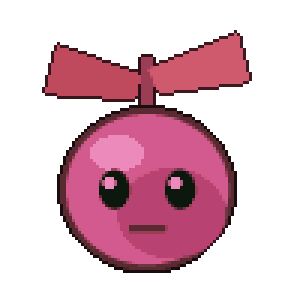
#> input picture games/raimond/assets/enemies/bloomling_big.png, 98 x 98 px, given in place of caroline_down.png, which was not available (shown 3 times larger)
$ python make_art.py
#> lines starting #> are read from the running program, lines starting #| are printed output that depends on the picture; after the words box and inside, x2 and y2 are one past the last pixel; in counts of white or black regions, pixels touching at a corner belong together
### games/raimond/tools/make_assets.py
"""
Generates/cleans the pixel-art assets for Synchronicity v3.
  python3 tools/make_assets.py
 - hero sheets: cleaned (binary alpha, small palette, selective outline) + rebuilt 4-frame walk cycle
 - NPC sheets:  npc_<id>_<dir>.png   (4 frames each: idle, step, passing, step)
 - NPC portraits: npc_<id>_<emotion>.png (101x105, same format as the hero portraits)
"""
import os, math, random
from PIL import Image, ImageDraw, ImageFilter
import numpy as np

LEG = 3
ROOT = os.path.dirname(os.path.dirname(os.path.abspath(__file__)))
SPR = os.path.join(ROOT, 'assets', 'sprites'); ORIG = os.path.join(ROOT, 'assets', 'sprites_original'); POR = os.path.join(ROOT, 'assets', 'portraits')

def hexc(h):
    if len(h) == 4: h = '#' + ''.join(ch * 2 for ch in h[1:])
    return tuple(int(h[i:i+2], 16) for i in (1, 3, 5)) + (255,)
def shade(c, f): return tuple(max(0, min(255, int(v * f))) for v in c[:3]) + (255,)

# ---------------------------------------------------------------- walk cycle + outline
def outline(im, strength=.38):
    """selective outline: 1px border whose colour is a darkened copy of the neighbouring pixel"""
    w, h = im.size; src = im.load(); out = Image.new('RGBA', (w + 2, h + 2), (0, 0, 0, 0)); o = out.load()
    for y in range(h):
        for x in range(w):
            if src[x, y][3]: o[x + 1, y + 1] = src[x, y]
    snap = out.copy().load()   # read from the untouched silhouette so the border is exactly 1px
    for y in range(h + 2):
        for x in range(w + 2):
            if snap[x, y][3] == 0:
                best = None
                for dx, dy in ((1, 0), (-1, 0), (0, 1), (0, -1)):
                    xx, yy = x + dx, y + dy
                    if 0 <= xx < w + 2 and 0 <= yy < h + 2 and snap[xx, yy][3] == 255:
                        c = snap[xx, yy]; best = c if best is None or sum(c[:3]) < sum(best[:3]) else best
                if best: o[x, y] = (int(best[0] * strength), int(best[1] * strength), int(best[2] * strength), 255)
    return out

def shift(im, dx, dy):
    out = Image.new('RGBA', im.size, (0, 0, 0, 0)); out.paste(im, (dx, dy)); return out

def walk_sheet(idle, direction):
    """idle -> 4-frame strip [idle, step A, passing, step B]; keeps the feet baseline fixed."""
    w, h = idle.size; a = np.array(idle); ys = np.where(a[:, :, 3] > 0)[0]; bottom = ys.max(); lb = bottom - LEG   # leg band rows
    def split(im):
        body = im.crop((0, 0, w, lb)); legs = im.crop((0, lb, w, h)); return body, legs
    def compose(body_dy, legs_fn):
        body, legs = split(idle); out = Image.new('RGBA', (w, h), (0, 0, 0, 0))
        out.alpha_composite(legs_fn(legs), (0, lb))
        if body_dy < 0: out.alpha_composite(idle.crop((0, lb - 1, w, lb)), (0, lb - 1))   # keep body joined to legs
        out.alpha_composite(body, (0, body_dy)); return out
    def leg_side(left_up, right_up):
        def f(legs):
            lw, lh = legs.size; L = legs.crop((0, 0, lw // 2, lh)); Rr = legs.crop((lw // 2, 0, lw, lh)); o = Image.new('RGBA', legs.size, (0, 0, 0, 0))
            o.alpha_composite(L, (0, -1 if left_up else 0)); o.alpha_composite(Rr, (lw // 2, -1 if right_up else 0)); return o
        return f
    def leg_shift(dx):
        return lambda legs: shift(legs, dx, 0)
    if direction in ('down', 'up'):
        fr = [idle.copy(), compose(0, leg_side(True, False)), compose(-1, lambda l: l), compose(0, leg_side(False, True))]
        # body for stepping frames drops by nothing; passing frame bobs up 1px (body shifted -1 while legs stay planted)
    else:
        sgn = -1 if direction == 'left' else 1
        fr = [idle.copy(), compose(0, leg_shift(sgn)), compose(-1, lambda l: l), compose(0, leg_shift(-sgn))]
    sheet = Image.new('RGBA', (w * 4, h), (0, 0, 0, 0))
    for i, f in enumerate(fr): sheet.paste(f, (i * w, 0))
    return sheet

# ---------------------------------------------------------------- hero sheets: clean + resize + outline + walk cycle
# [28 lines left out: function clean_hero, not called in this run]

# ---------------------------------------------------------------- NPC sprites
NPC = {
 'mo':     dict(skin='#e8c09a', hair='#c9c9d2', style='bald', top='#8a5a38', trim='#e0b84a', pants='#4a3a2e', shoe='#2a2220', acc=['tophat', 'mustache', 'gold'], bg='#b9a98c'),
 'bella':  dict(skin='#f2c8a8', hair='#a8523a', style='bun', top='#c8a6d8', trim='#fff', pants='#7a6a92', shoe='#5a4a52', acc=['apron'], bg='#e2c8d8'),
 'pip':    dict(skin='#e6b88e', hair='#3a2a1a', style='none', top='#4f86c8', trim='#fff', pants='#7a5a3a', shoe='#e8e0d0', acc=['cap', 'pack'], kid=True, bg='#a8c4dc'),
 'finn':   dict(skin='#d8a880', hair='#a8a8a8', style='none', top='#4a7a68', trim='#8ab8a0', pants='#5a4a3a', shoe='#3a2e24', acc=['strawhat', 'beard'], bg='#b8c4a0'),
 'morrow': dict(skin='#9a8aa8', hair='#222', style='none', top='#4a5068', trim='#7a82a0', pants='#2a2a3a', shoe='#1a1a24', acc=['cloak'], bg='#6a6482'),
 'vesper': dict(skin='#e8e2f2', hair='#c4b4ec', style='long', top='#d8d0f4', trim='#fff', pants='#d8d0f4', shoe='#d8d0f4', acc=['dress'], bg='#8a82b0'),
 'rattles':dict(skin='#ece8d4', hair='#222', style='none', top='#7a8098', trim='#a8aec4', pants='#5a6078', shoe='#3a4058', acc=['helm', 'skull'], bg='#8a90a4'),
 'lou':    dict(skin='#c8946a', hair='#2a1a12', style='spiky', top='#e0564a', trim='#fff', pants='#e0564a', shoe='#f0f0f0', acc=['visor', 'whistle'], bg='#d8b08a'),
 'coco':   dict(skin='#f4d2b4', hair='#f08fb8', style='bun', top='#8ad4f4', trim='#fff', pants='#fff', shoe='#f4b8d0', acc=['apron'], bg='#f0c8d8'),
 'dex':    dict(skin='#e0a878', hair='#f2d46a', style='messy', top='#2ab8a8', trim='#fff', pants='#f08a3a', shoe='#e8d8a8', acc=['shades'], bg='#a0d8d0'),
 'ren':    dict(skin='#f0c8a0', hair='#2a2a30', style='none', top='#f4f0e8', trim='#d03a4a', pants='#2a3a5a', shoe='#3a2a22', acc=['apron', 'cap'], bg='#e8c8a0'),
 'kix':    dict(skin='#d8a070', hair='#ff4a8a', style='messy', top='#2a2a44', trim='#3ee0ff', pants='#1a1a28', shoe='#f4f4f4', acc=['pack'], bg='#6a5a9a'),
 'doc':    dict(skin='#e8d0b8', hair='#8a8a98', style='slick', top='#d8e4ec', trim='#5ab0a0', pants='#4a5a6a', shoe='#2a2a30', acc=['mask', 'shades'], bg='#8ab8b0'),
 'tick':   dict(skin='#d8b890', hair='#9a9aa0', style='bald', top='#4a3a2a', trim='#e8c030', pants='#2a2018', shoe='#1a1410', acc=['tophat', 'beard'], bg='#a89878'),
 'wire':   dict(skin='#e8c8b0', hair='#3ee0ff', style='spiky', top='#3a1a4a', trim='#ff3ca0', pants='#14102a', shoe='#14102a', acc=['visor', 'shades'], bg='#5a3a7a'),
 'mei':    dict(skin='#f2d0b0', hair='#c03a5a', style='bun', top='#e8a030', trim='#fff', pants='#7a2a3a', shoe='#3a2218', acc=['apron'], bg='#e8b8a0'),
 'nova':   dict(skin='#f2d2b6', hair='#34466a', style='bun', top='#f4f6fa', trim='#d03a4a', pants='#c8d0e0', shoe='#e8ecf4', acc=['nursecap', 'mask', 'apron'], bg='#a8c4d8'),
 'gus':    dict(skin='#e0b48c', hair='#6a4a2a', style='messy', top='#2a6a4a', trim='#e8c030', pants='#3a2a22', shoe='#1a1410', acc=['visor', 'beard'], bg='#7a8a5a'),
 'pearl':  dict(skin='#f4d8c0', hair='#ff8fb8', style='bun', top='#8a1a4a', trim='#e8c060', pants='#5a0a2a', shoe='#2a0a14', acc=['bowtie'], bg='#c87aa0'),
 'mina':   dict(skin='#f2d0b0', hair='#3a2a5a', style='long', top='#ffb0d0', trim='#fff', pants='#6a5aa0', shoe='#f4f4f4', acc=['pack'], kid=True, bg='#b8a0d8'),
 'vic':    dict(skin='#c89070', hair='#e8e8f0', style='slick', top='#1a1440', trim='#2ee6e6', pants='#0a0a20', shoe='#0a0a14', acc=['bowtie', 'mustache'], bg='#3a4a8a'),
 'hana':   dict(skin='#f0c8a8', hair='#2ee6e6', style='messy', top='#ff5a8a', trim='#fff', pants='#24124a', shoe='#e8e8f0', acc=['cap', 'pack'], bg='#5a3a8a'),
 'sal':    dict(skin='#d8a888', hair='#2a2a2a', style='none', top='#5a5a6a', trim='#e8c030', pants='#2a2a3a', shoe='#1a1a20', acc=['cap', 'beard'], bg='#6a6a80'),
 'dot':    dict(skin='#f2d2b6', hair='#a83a6a', style='bun', top='#3a2a5a', trim='#ff5a8a', pants='#1a1430', shoe='#ff5a8a', acc=['shades'], bg='#7a4a7a'),
 'rex':    dict(skin='#e8c0a0', hair='#c8a040', style='spiky', top='#7a1a2a', trim='#e8c060', pants='#2a0a14', shoe='#14080a', acc=['gold', 'shades'], bg='#8a3a4a'),
 'fay':    dict(skin='#f0d0c0', hair='#e8e8f0', style='long', top='#4a2a7a', trim='#e8c060', pants='#4a2a7a', shoe='#e8c060', acc=['dress', 'gold'], bg='#6a5a9a'),
 'chips':  dict(skin='#e8cca8', hair='#14141a', style='slick', top='#1c1c26', trim='#ff3ca0', pants='#14141a', shoe='#0e0e14', acc=['bowtie', 'shades', 'gold'], bg='#6a4a68'),
 'dolly':  dict(skin='#f0d0b8', hair='#b07ad8', style='bun', top='#c84a7a', trim='#ffd23c', pants='#5a2a4a', shoe='#2a1420', acc=['gold'], bg='#a86a8a'),
 'penny':  dict(skin='#d8a888', hair='#5a5a62', style='bald', top='#3a4a6a', trim='#e8c060', pants='#2a2a3a', shoe='#14141a', acc=['visor', 'mustache'], bg='#5a6a8a'),
 'mags':   dict(skin='#e8c0a0', hair='#e85a3a', style='long', top='#1a6a5a', trim='#ffd23c', pants='#123a34', shoe='#0e1a18', acc=['shades', 'gold'], bg='#3a7a6a'),
 'oz':     dict(skin='#c8946a', hair='#1a1a20', style='slick', top='#6a3a1a', trim='#e8c060', pants='#2a1a10', shoe='#0e0a06', acc=['beard', 'gold'], bg='#7a5a3a'),
 'tobi':   dict(skin='#f2d2b6', hair='#3ee0ff', style='spiky', top='#2a2a44', trim='#ff3ca0', pants='#14102a', shoe='#f4f4f4', acc=['pack'], bg='#4a4a7a'),
 'june':   dict(skin='#f4d8c0', hair='#f2d46a', style='long', top='#e8e4f0', trim='#c84a7a', pants='#8a7aa8', shoe='#e8e4f0', acc=['dress'], bg='#c8b8d8'),
 'ace':    dict(skin='#e0b48c', hair='#2a1a12', style='messy', top='#7a1a2a', trim='#f4f4f4', pants='#1a0a10', shoe='#0e0608', acc=['shades'], bg='#8a3a4a'),
 'velma':  dict(skin='#f0c8a8', hair='#14141a', style='bun', top='#14141a', trim='#ff3ca0', pants='#14141a', shoe='#ff3ca0', acc=['dress', 'gold'], bg='#5a3a5a'),
 'sid':    dict(skin='#e8c8a8', hair='#9a9aa0', style='none', top='#4a6a3a', trim='#e8c060', pants='#2a3a22', shoe='#1a1410', acc=['cap', 'beard'], bg='#6a7a5a'),
 'bo':     dict(skin='#d8a070', hair='#14141a', style='slick', top='#f4f0e8', trim='#c81830', pants='#14141a', shoe='#0e0e14', acc=['bowtie', 'mustache'], bg='#3a2a3a'),
 'lulu':   dict(skin='#f4d8c0', hair='#14141a', style='slick', top='#f4f0e8', trim='#c81830', pants='#14141a', shoe='#0e0e14', acc=['bowtie'], bg='#3a2a3a'),
}
DIRS = ['down', 'left', 'right', 'up']

class Cv:
    def __init__(s, w=22, h=30): s.im = Image.new('RGBA', (w, h), (0, 0, 0, 0)); s.px = s.im.load(); s.w = w; s.h = h
    def p(s, x, y, c):
        if 0 <= x < s.w and 0 <= y < s.h: s.px[int(x), int(y)] = c
    def r(s, x, y, w, h, c):
        for j in range(h):
            for i in range(w): s.p(x + i, y + j, c)
    # [198 lines left out: functions e, npc_idle, npc_sheet, portrait, not called in this run]

# [12 lines that do not run on import are left out]

### games/raimond/tools/make_art.py
"""v4 art: full-res hero sheets, larger NPC sheets, enemy sprites, item sprites + portraits. Run: python3 tools/make_art.py"""
import os, math, numpy as np
from PIL import Image, ImageDraw
import make_assets as M
from make_assets import hexc, shade, outline, walk_sheet
ROOT = M.ROOT; SPR = M.SPR; POR = M.POR
ASSETS = os.path.join(ROOT, 'assets'); os.makedirs(os.path.join(ASSETS, 'enemies'), exist_ok=True); os.makedirs(os.path.join(ASSETS, 'items'), exist_ok=True)

# [9 lines left out: function finish, not called in this run]

# ---------------------------------------------------------------- heroes at full resolution
def blob(path):
    """largest connected blob of frame 0, cropped, as RGBA"""
    from scipy import ndimage as ndi
    f0 = Image.open(path).convert('RGBA').crop((0, 0, 32, 40)); a = np.array(f0); mask = a[:, :, 3] > 100
    lab, n = ndi.label(mask, structure=np.ones((3, 3)))
    if n > 1: sizes = ndi.sum(mask, lab, range(1, n + 1)); mask = lab == (1 + int(np.argmax(sizes)))
    a[:, :, 3] = np.where(mask, 255, 0); ys, xs = np.where(mask); return Image.fromarray(a).crop((xs.min(), ys.min(), xs.max() + 1, ys.max() + 1))
def clean_hero_full(name, direction):
    f0 = blob(os.path.join(M.ORIG, f'{name}_{direction}.png')); target = blob(os.path.join(M.ORIG, f'{name}_left.png')).height   # everyone matches the *_left size
#> in blob, `mask = a[:, :, 3] > 100`:
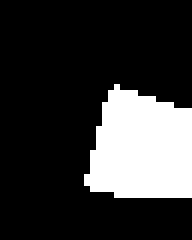
#> mask: shape (40, 32) bool (shown 6 times larger); 21% white; 1 white region, box (x1, y1, x2, y2) and area: (14, 14, 32, 33) 269
#> in blob, `lab, n = ndi.label(mask, structure=np.ones((3, 3)))`: n = 1
#> in blob, `ys, xs = np.where(mask)`: ys = 269 values from 14 to 32; xs = 269 values, max 31 at index 40, min 14 at index 203, mean 23.18
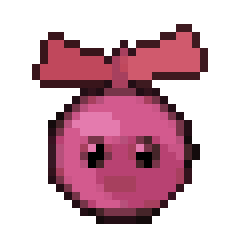
#> input picture games/raimond/assets/enemies/bloomling_small.png, 30 x 30 px, given in place of caroline_left.png, which was not available (shown 8 times larger)
#> in blob (call 2), `mask = a[:, :, 3] > 100`:
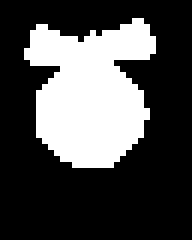
#> mask: shape (40, 32) bool (shown 6 times larger); 29.5% white; 1 white region, box (x1, y1, x2, y2) and area: (4, 3, 26, 28) 378
#> in blob (call 2), `ys, xs = np.where(mask)`: ys = 378 values from 3 to 27; xs = 378 values, max 25 at index 42, min 4 at index 64, mean 14.61
#> in blob (call 2), `return Image.fromarray(a).crop((xs.min(), ys.min(), xs.max() + 1, ys.m`:
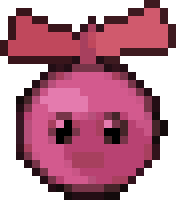
#> returned value: PIL image 22x25 RGBA (shown 8 times larger); mean R, G, B, A 102, 42.5, 61.8, 175.3; transparent parts drawn white
    if direction != 'left' and f0.height != target:
        sc = target / f0.height; f0 = f0.resize((max(8, round(f0.width * sc)), target), Image.BOX)
#> after `sc = target / f0.height`: sc = 1.32
    arr = np.array(f0); q = Image.fromarray(arr[:, :, :3]).quantize(colors=18, method=Image.Quantize.MEDIANCUT, dither=Image.Dither.NONE).convert('RGB')
    out = Image.new('RGBA', f0.size, (0, 0, 0, 0)); px = out.load(); qp = q.load()
#> after `out = Image.new('RGBA', f0.size, (0, 0, 0, 0))`: out: PIL image 24x25 RGBA; every value is 0
    for y in range(f0.height):
        for x in range(f0.width):
            if arr[y, x, 3] >= 128: px[x, y] = qp[x, y] + (255,)
    o = outline(out); full = Image.new('RGBA', (28, 34), (0, 0, 0, 0)); full.paste(o, ((28 - o.width) // 2, 34 - o.height)); return full
#> in outline, `out = Image.new('RGBA', (w + 2, h + 2), (0, 0, 0, 0))`: out: PIL image 26x27 RGBA; every value is 0
#> after `full = Image.new('RGBA', (28, 34), (0, 0, 0, 0))`: full: PIL image 28x34 RGBA; every value is 0
#> after `full.paste(o, ((28 - o.width) // 2, 34 - o.height))`:
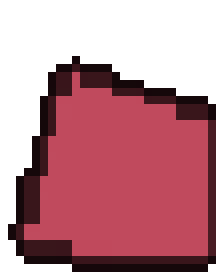
#> full: PIL image 28x34 RGBA (shown 8 times larger); mean R, G, B, A 86.9, 33.5, 42, 150.8; transparent parts drawn white

# ---------------------------------------------------------------- NPCs: same designs, drawn supersampled and bigger
class CvBig:
    def __init__(s, w=22, h=30, S=1.0, K=5):
        s.w, s.h, s.S, s.K, s.k = w, h, S, K, S * K
        s.big = Image.new('RGBA', (int(w * s.k), int(h * s.k)), (0, 0, 0, 0)); s.d = ImageDraw.Draw(s.big)
    def p(s, x, y, c): s.r(x, y, 1, 1, c)
    def r(s, x, y, w, h, c): s.d.rectangle([x * s.k, y * s.k, (x + w) * s.k - 1, (y + h) * s.k - 1], fill=c)
    # [5 lines left out: function e, not called in this run]
    @property
    def im(s): return finish(s.big, round(s.w * s.S), round(s.h * s.S), 20)
M.Cv = CvBig

# ---------------------------------------------------------------- enemies (96x96 painted big, derived small)
def canvas():
    b = Image.new('RGBA', (384, 384), (0, 0, 0, 0)); return b, ImageDraw.Draw(b)
def E(d, cx, cy, rx, ry, c): d.ellipse([(cx - rx) * 4, (cy - ry) * 4, (cx + rx) * 4, (cy + ry) * 4], fill=c)
def R(d, x, y, w, h, c): d.rectangle([x * 4, y * 4, (x + w) * 4, (y + h) * 4], fill=c)
def Pg(d, pts, c): d.polygon([(x * 4, y * 4) for x, y in pts], fill=c)
# [41 lines left out: functions eyes, enemy, not called in this run]

# ---------------------------------------------------------------- items: black fill, white outline, own sprite (32) and portrait (96)
ITEMS = ['scrap', 'clip', 'bat', 'scissors', 'pan', 'umbrella', 'wrench', 'hoodie', 'vest', 'boots', 'headphones', 'locket', 'coin', 'watch', 'cassette', 'wristband', 'polaroid', 'lantern']
# [54 lines left out: functions item_ops, render_item, make_items, not called in this run]

# ---------------------------------------------------------------- collectible sprites (16px, coloured, with outline)
def pk_canvas(): b = Image.new('RGBA', (64, 64), (0, 0, 0, 0)); return b, ImageDraw.Draw(b)
def pk_save(b, name):
    sm = outline(finish(b, 16, 16, 12, 110), .32); sm.save(os.path.join(ASSETS, 'pickups', name + '.png'))
# [42 lines left out: functions make_pickups, animal_frame, animal_sheet, not called in this run]
ANIMALS = {'biscuit': ('dog', '#d8a860', '#cfa770'), 'mochi': ('cat', '#9a9aa8', '#b8b0c8'), 'hoot': ('owl', '#8a5a3a', '#9ab0a0'), 'shell': ('turtle', '#6a9a3a', '#b0c898')}
# [22 lines left out: functions make_animals, make_variants, not called in this run]
if __name__ == '__main__':
    M.LEG = 4
    for hero in ('caroline', 'hitori', 'steven', 'uku'):
        for d in M.DIRS: walk_sheet(clean_hero_full(hero, d), d).save(os.path.join(SPR, f'{hero}_{d}.png'))
#> in walk_sheet, `w, h = idle.size`: w = 28; h = 34
#> in walk_sheet, `ys = np.where(a[:, :, 3] > 0)[0]`: ys = 563 values from 7 to 33
#> in walk_sheet, `bottom = ys.max()`: bottom = 33
#> in walk_sheet, `lb = bottom - LEG`: lb = 29
#> call 3 of compose, with body_dy = 0
#> in compose (call 3), `out.alpha_composite(legs_fn(legs), (0, lb))`:
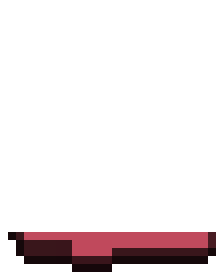
#> out: PIL image 28x34 RGBA (shown 8 times larger); mean R, G, B, A 11.6, 4.5, 5.6, 27.9; transparent parts drawn white
#> in walk_sheet, `sheet = Image.new('RGBA', (w * 4, h), (0, 0, 0, 0))`: sheet: PIL image 112x34 RGBA; every value is 0
#> the loop in walk_sheet, `for i, f in enumerate(fr): sheet.paste(f, (i * w, 0))` made 4 passes
#> after the loop in walk_sheet, `for i, f in enumerate(fr): sheet.paste(f, (i * w, 0))`:
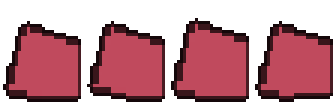
#> sheet: PIL image 112x34 RGBA (shown 3 times larger); mean R, G, B, A 86.9, 33.5, 42, 150.8; transparent parts drawn white
#> (the run stopped early here; a loop or call above may not have finished)
